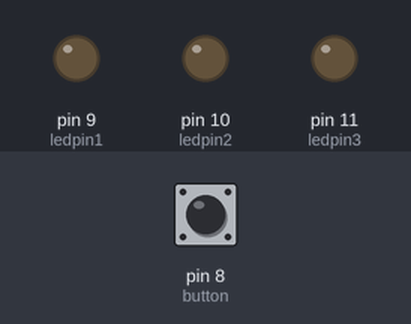
Recording of a sketch running on a simulated Arduino Uno, built with avr-gcc and run on an emulated ATmega328P. On the bench: output pins drawn as LEDs (lit = HIGH). Dashed ring = blinking. The test bench sets the inputs (shaded band); at power-on: pin 8 (button) LOW.

Above: at 1.2 s.
1.3 s: pin 8 (button) pulled HIGH for 3.2 s
At 4.9 s:
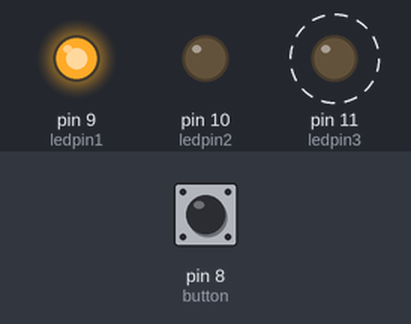
6.0 s: pin 8 (button) pulled HIGH for 1 s
At 7.3 s:
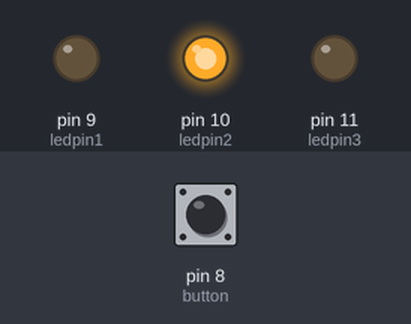
8.5 s: pin 8 (button) pulled HIGH for 0.15 s
At 9.3 s:
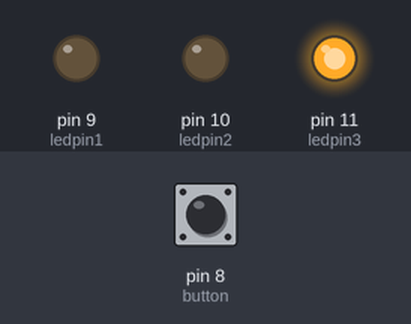
Timing chart, 0 to 11.5 s (numbered marks = the images above; inputs shaded):
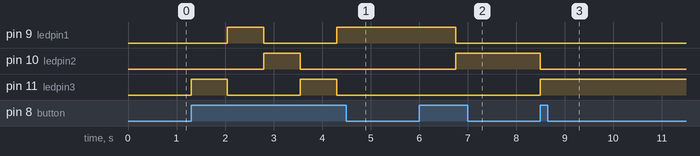

Measured:
- after the input at 1.3 s, pin 9 (ledpin1): LOW → HIGH after 0.75 s, → LOW 0.75 s later, → HIGH 1.5 s later; pin 10 (ledpin2): LOW → HIGH after 1.5 s, → LOW 0.75 s later; pin 11 (ledpin3): alternates HIGH for 0.75 s and LOW for 1.5 s, starting at once
- after the input at 6.0 s, pin 9 (ledpin1): HIGH → LOW after 0.75 s; pin 10 (ledpin2): LOW → HIGH after 0.75 s
- after the input at 8.5 s, pin 10 (ledpin2): HIGH → LOW at once; pin 11 (ledpin3): LOW → HIGH at once

The sketch:

ControlledTraffic.ino
```cpp
int ledpin1 = 9;
int ledpin2 = 10;
int ledpin3 = 11;
int button = 8;
int reading = 0;

void setup() {
  // put your setup code here, to run once:
  pinMode(ledpin1, OUTPUT);
  pinMode(ledpin2, OUTPUT);
  pinMode(ledpin3, OUTPUT);
  pinMode(button, INPUT);

}

void loop() {
  // put your main code here, to run repeatedly:
  reading = digitalRead(button);
  if (reading == HIGH)
  {
    digitalWrite(ledpin1, HIGH);
    digitalWrite(ledpin2, LOW);
    digitalWrite(ledpin3, LOW);
    delay(750);
}
  reading = digitalRead(button);
  if (reading == HIGH)
  {
    digitalWrite(ledpin1, LOW);
    digitalWrite(ledpin2, HIGH);
    digitalWrite(ledpin3, LOW);
    delay(750);
  }
  reading = digitalRead(button);
  if (reading == HIGH)
  {
    digitalWrite(ledpin1, LOW);
    digitalWrite(ledpin2, LOW);
    digitalWrite(ledpin3, HIGH);
    delay(750);
  }

}
```
